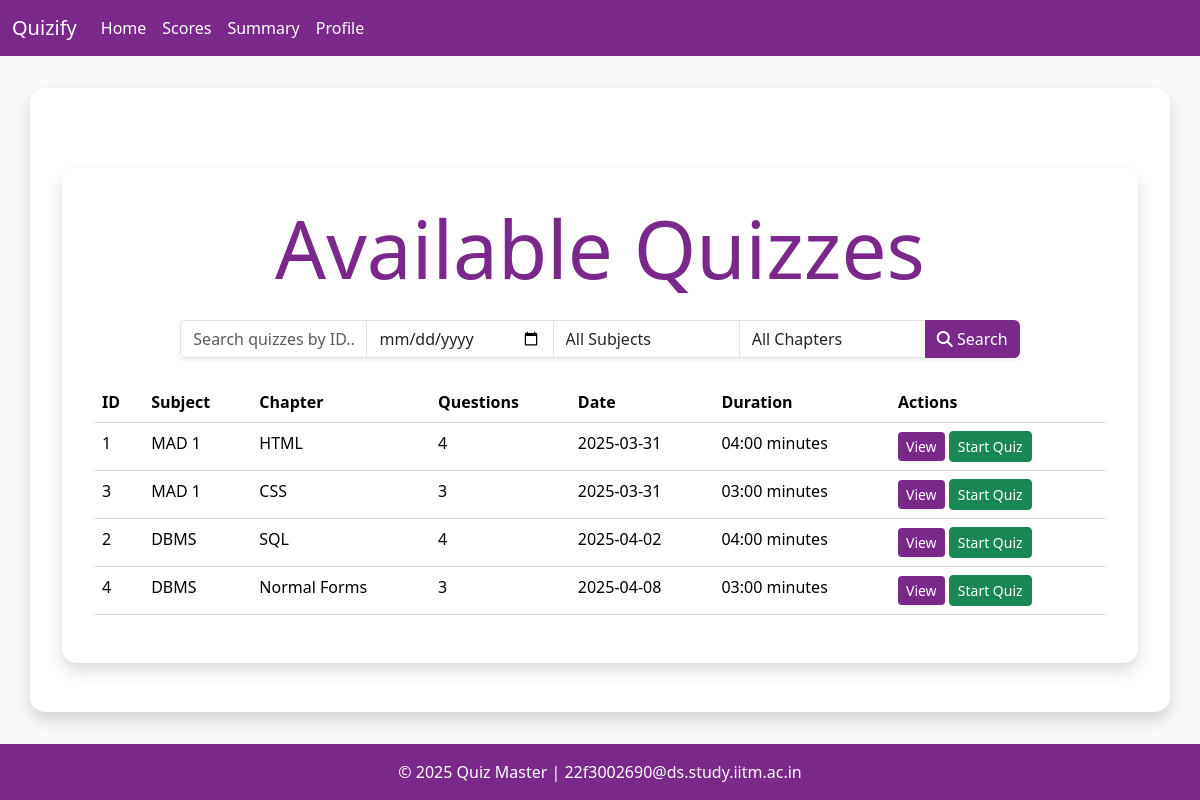
The app's page / (signed in) with its own data.
### models/models.py (models this page shows)
class Quiz(db.Model):
    id = db.Column(db.Integer, primary_key=True)
    chapter_id = db.Column(db.Integer, db.ForeignKey('chapter.id'), nullable=False)
    date_of_quiz = db.Column(db.Date, nullable=False, default=datetime.utcnow)
    time_duration = db.Column(db.String(5), nullable=False)
    remarks = db.Column(db.Text, nullable=True)
    questions = db.relationship('Questions', backref='quiz', lazy=True, cascade='all, delete-orphan')
    scores = db.relationship('Scores', backref='quiz', lazy=True, cascade='all, delete-orphan')

### controllers/routes.py (the view)
@app.route('/')
@auth_required
def index():
    user = User.query.get(session['user_id'])
    if user.is_admin:
        return redirect(url_for('admin'))
    upcoming_quizzes = (
        db.session.query(
            Quiz.id,
            Quiz.date_of_quiz,
            Quiz.time_duration,
            db.func.count(Questions.id).label("num_questions"),
            Subject.name.label("subject_name"),
            Chapter.name.label("chapter_name")
        )
        .join(Chapter, Quiz.chapter_id == Chapter.id)
        .join(Subject, Chapter.subject_id == Subject.id)
        .outerjoin(Questions, Quiz.id == Questions.quiz_id)
        .group_by(Quiz.id, Subject.name, Chapter.name)
        .order_by(Quiz.date_of_quiz.asc())
        .all()
    )
    subjects = Subject.query.order_by(Subject.name).all()
    chapters = Chapter.query.order_by(Chapter.name).all()
    return render_template(
        'user/index.html',
        upcoming_quizzes=upcoming_quizzes,
        subjects=subjects,
        chapters=chapters
    )

### controllers/routes.py (called while the page is built)
def auth_required(func):
    @wraps(func)
    def inner(*args, **kwargs):
        if 'user_id' in session:
            return func(*args, **kwargs)
        else:
            flash('Please login to continue')
            return redirect(url_for('login'))
    return inner

### templates/user/index.html (shortened to what this page needs)
{% extends 'layout.html' %} {% block title %}User Dashboard{% endblock %} {%
block content %}
<div class="container mt-5">
  <h1 class="display-1 text-center text-purple mb-4">Available Quizzes</h1>
  <div class="row justify-content-center mb-4">
    <div class="col-md-10">
      <div class="input-group shadow-sm">
        <input
          type="text"
          class="form-control"
          id="quizSearchText"
          placeholder="Search quizzes by ID..."
          onkeyup="filterQuizzes()"
        />
        <input
          type="date"
          class="form-control"
          id="quizSearchDate"
          onchange="filterQuizzes()"
        />
        <select
          class="form-control"
          id="subjectFilter"
          onchange="filterQuizzes()"
        >
          <option value="">All Subjects</option>
        </select>
        <select
          class="form-control"
          id="chapterFilter"
          onchange="filterQuizzes()"
        >
          <option value="">All Chapters</option>
        </select>
        <button class="btn btn-purple" type="button">
          <i class="fas fa-search"></i> Search
        </button>
      </div>
    </div>
  </div>
  {% if upcoming_quizzes|length > 0 %}
  <div class="table-responsive">
    <table class="table table-hover" id="quizTable">
      <thead>
        <tr>
          <th>ID</th>
          <th>Subject</th>
          <th>Chapter</th>
          <th>Questions</th>
          <th>Date</th>
          <th>Duration</th>
          <th>Actions</th>
        </tr>
      </thead>
      <tbody>
        {% for quiz in upcoming_quizzes %}
        <tr
          class="quiz-row"
          data-id="{{ quiz.id }}"
          data-date="{{ quiz.date_of_quiz }}"
          data-subject="{{ quiz.subject_name | lower }}"
          data-chapter="{{ quiz.chapter_name | lower }}"
        >
          <td>{{ quiz.id }}</td>
          <td>{{ quiz.subject_name }}</td>
          <td>{{ quiz.chapter_name }}</td>
          <td>{{ quiz.num_questions }}</td>
          <td>{{ quiz.date_of_quiz }}</td>
          <td>{{ quiz.time_duration }} minutes</td>
          <td>
            <a
              href="{{ url_for('view', quiz_id=quiz.id) }}"
              class="btn btn-sm btn-purple"
            >
              View
            </a>
            <a
              href="{{ url_for('start_quiz', quiz_id=quiz.id) }}"
              class="btn btn-sm btn-success"
              onclick="return confirmStartQuiz('{{ quiz.id }}', '{{ quiz.subject_name }}', '{{ quiz.chapter_name }}')"
            >
              Start Quiz
            </a>
          </td>
        </tr>
        {% endfor %}
      </tbody>
    </table>
  </div>
  {% else %}
  <div class="text-center py-5">
    <p class="text-muted lead">No upcoming quizzes available.</p>
  </div>
  {% endif %}
</div>
{% endblock %}

### templates/layout.html (style rules this page uses)
:root { --purple-primary: #7a288a; --purple-secondary: #5c1a7d; }
body { background-color: #f8f9fa; min-height: 100vh; display: flex; flex-direction: column; }
.container { background-color: white; padding: 2rem; border-radius: 15px; box-shadow: 0 0.5rem 1rem rgba(0, 0, 0, 0.15); margin-top: 2rem; flex: 1; }
.btn-purple { background-color: var(--purple-primary); color: white; border: none; }
.text-purple { color: var(--purple-primary) !important; }
.table thead { background-color: var(--purple-primary); color: white; }

### records on screen
Quiz: id "1", subject_name "MAD 1", chapter_name "HTML", num_questions "4", date_of_quiz "2025-03-31", time_duration "04:00"
Quiz: id "3", subject_name "MAD 1", chapter_name "CSS", num_questions "3", date_of_quiz "2025-03-31", time_duration "03:00"
Quiz: id "2", subject_name "DBMS", chapter_name "SQL", num_questions "4", date_of_quiz "2025-04-02", time_duration "04:00"
Quiz: id "4", subject_name "DBMS", chapter_name "Normal Forms", num_questions "3", date_of_quiz "2025-04-08", time_duration "03:00"
